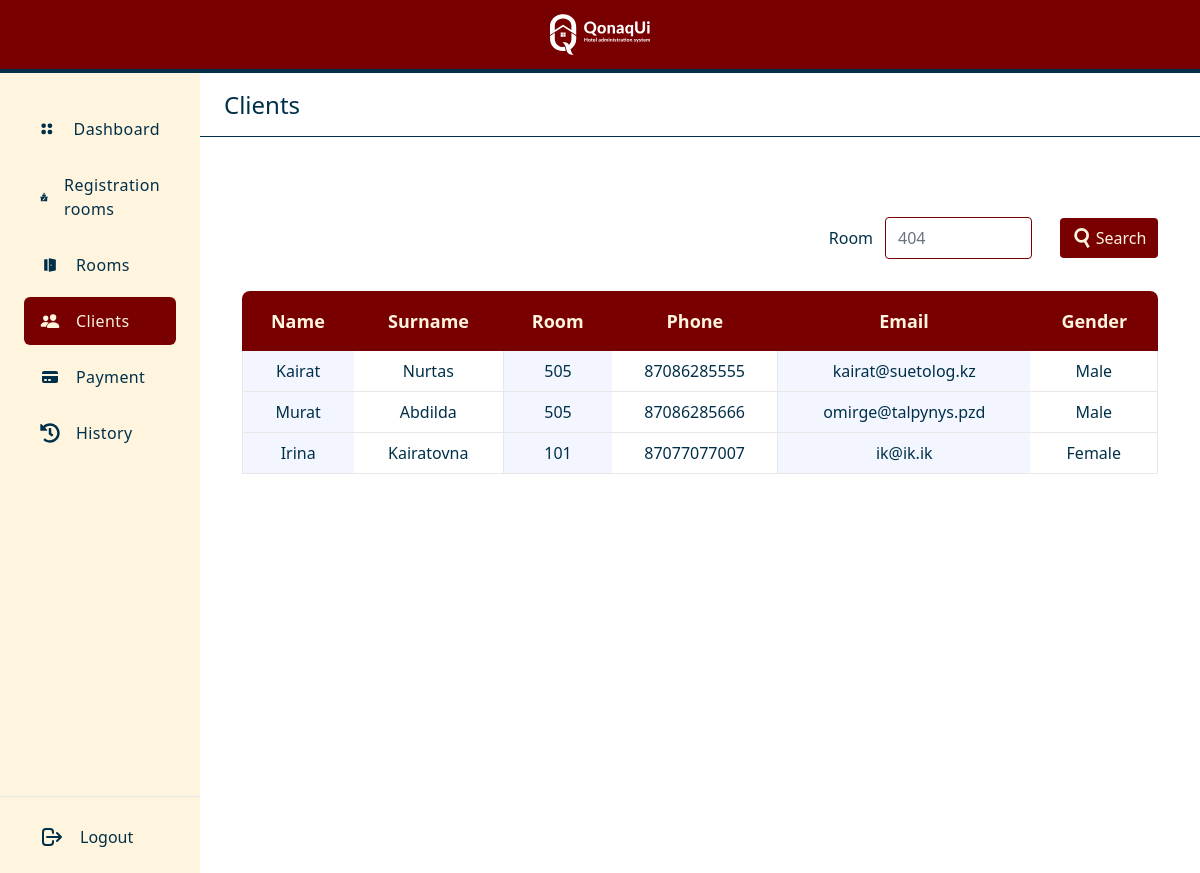
Page /clients/ (signed in) on the earlier database version.
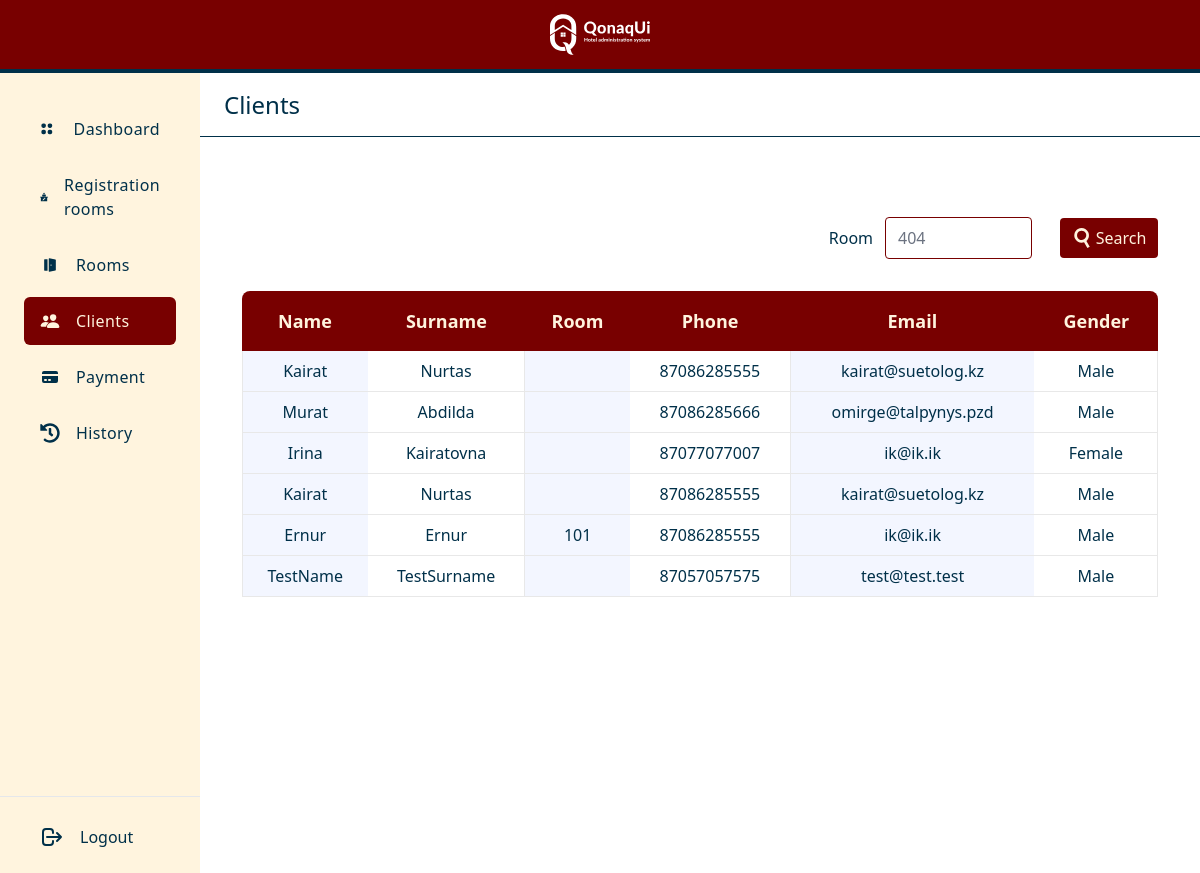
Same page on the later database version.
### main/models.py (models this page shows, shortened)
class Client(models.Model):
    first_name = models.CharField(max_length=50)
    last_name = models.CharField(max_length=50)
    phone = models.CharField(max_length=20)
    email = models.CharField(max_length=50)
    genders = [('Male', 'Male'),
               ('Female', 'Female')]
    gender = models.CharField(choices=genders, max_length=10)
    room = models.ForeignKey(Room, on_delete=models.SET_NULL, blank=True, null=True)
    registration = models.ForeignKey(Registeration, on_delete=models.SET_NULL, blank=True, null=True)

class Room(models.Model):
    room_number = models.IntegerField()
    floor = models.IntegerField()
    status = models.CharField(max_length=1)
    room_class = models.ForeignKey(RoomClass, on_delete=models.SET_NULL, blank=True, null=True)
    room_amount = models.IntegerField()
    ects = models.DecimalField(max_digits=19, decimal_places=1)

### main/views.py (the view)
# urls.py: path('clients/', clients, name='clients'),
def clients(request):
    if request.user.is_authenticated:
        clients = Client.objects.all()
        if request.method == 'POST':
            room = request.POST.get('room')
            if room != '':
                clients = clients.filter(room__room_number=room)
        context = {
            'clients': clients
        }
        return render(request, 'main/clients.html', context=context)
    else:
        return HttpResponseRedirect('/')

### main/context_processors.py (called while the page is built)
def message_processor(request):
    url_name = resolve(request.path_info).url_name
    if url_name == 'dashboard':
        num = 1
    elif url_name == 'registration':
        num = 2
    elif url_name == 'registration_room':
        num = 2
    elif url_name == 'rooms':
        num = 3
    elif url_name == 'room_page':
        num = 3
    elif url_name == 'clients':
        num = 4
    elif url_name == 'payment':
        num = 5
    elif url_name == 'history':
        num = 6
    else:
        num = 0
    return {
        'page_num' : num
    }

### main/templates/main/clients.html (shortened to what this page needs)
{% extends 'main/base.html' %}
{% block body %}
   <div class="w-10/12">
         <div class="h-16 border-b border-kok-900 flex align-center">
            <div class="px-6 flex items-center justify-between space-x-4 2xl:container">
                <h5 hidden class="text-2xl text-kok-900 font-medium lg:block">Clients</h5>
            </div>
        </div>
        <div class="w-11/12 mt-20 mx-auto">
            <div class="flex justify-end mb-8">
                <form   action="{% url 'clients'%}" method="POST"
                        class="flex items-center justify-end">
                    <p class="text-kok-900 font-medium text-center ">Room</p>
                    <input
                        type="text"
                        class="ml-3 block w-2/6 px-0. border rounded  border-kyzyl-900 focus:ring-0 focus:border-kok-900"
                        name="room"
                        id="room"
                        placeholder="404"/>
                    <button class="bg-kyzyl-900 ml-7  text-bezh font-medium px-3 py-2 rounded flex items-center hover:bg-kok-900">
                      <span class="ml-1">Search</span>
                   </button>
                </form>
            </div>
            {% if clients.first %}
            <table class="table-auto w-full">
                <thead>
                   <tr class="bg-kyzyl-900 text-center text-bezh">
                     <th class="rounded-tl-lg text-lg py-4 px-3 text-bezh  border-l border-transparent">
                        Name
                      </th>
                      <th class="text-lg py-4 px-3 border-l border-transparent">
                        Surname
                      </th>
                      <th class="text-lg py-4 px-3 border-l border-transparent">
                        Room
                     </th>
                      <th class="text-lg py-4 px-3 border-l border-transparent">
                        Phone
                      </th>
                      <th class="text-lg py-4 px-3 border-l border-transparent">
                        Email
                      </th>
                      <th class="rounded-tr-lg text-lg py-4 px-3 border-l border-transparent">
                        Gender
                      </th>
                </thead>
                <tbody>
                    {% for client in clients %}
                        <tr>
                      <td class="text-center text-kok-900 font-medium text-base py-2 px-2 bg-[#F3F6FF] border-b border-l border-[#E8E8E8]">
                         {{ client.first_name }}
                      </td>
                      <td class="text-center text-kok-900 font-medium text-base py-2 px-2 bg-white border-b border-[#E8E8E8]">
                         {{ client.last_name }}
                      </td>
                      <td class="text-center text-kok-900 font-medium text-base py-2 px-2 bg-[#F3F6FF] border-b border-l border-[#E8E8E8]">
                        {{ client.room.room_number }}
                     </td>
                      <td class="text-center text-kok-900 font-medium text-base py-2 px-2 bg-white border-b border-[#E8E8E8]">
                         {{ client.phone }}
                      </td>
                      <td class="text-center text-kok-900 font-medium text-base py-2 px-2 bg-[#F3F6FF] border-b border-l border-[#E8E8E8]">
                         {{ client.email }}
                      </td>
                      <td class="text-center text-kok-900 font-medium text-base py-2 px-2 bg-white border-b border-r border-[#E8E8E8]">
                         {{ client.gender }}
                      </td>
                   </tr>
                    {% endfor %}
                </tbody>
             </table>
             {% else %}
             <p class="w-full text-center text-2xl text-kyzyl-900 py-4" colspan="6">
                 Clients not found
             </p>
             {% endif %}
        </div>
      </div>
{% endblock %}

### main/templates/main/base.html (shortened to what this page needs)
<!DOCTYPE html>
<html lang="en">
<head>
    {% load static %}
    <link href="{% static 'main/css/output.css' %}" rel="stylesheet">
</head>
<body>
    <header class="flex items-center justify-center  py-2 bg-kyzyl-900 border-kok-900 border-b-4">
  </header>
    <div class="flex">
        <aside class="pb-3 px-6 w-2/12 flex flex-col justify-between min-h-screen  border-kok-900 bg-bezh">
        <div>
            <ul class="space-y-2 tracking-wide mt-8">
                <li>
                    <a href="{% url 'dashboard' %}" aria-label="dashboard"
                       {% if page_num == 1 %}
                          class="relative px-4 py-3 flex items-center space-x-4 rounded-md text-bezh bg-kyzyl-900 hover:bg-kok-900 font-medium"
                       {% else %}
                          class="px-4 py-3 flex items-center space-x-4 rounded-md text-kok-900 group hover:bg-kok-900 hover:text-bezh"
                       {% endif %}
                    >
                        <span >Dashboard</span>
                    </a>
                </li>
                <li>
                    <a href="{% url 'registration' %}"
                       {% if page_num == 2 %}
                          class="relative px-4 py-3 flex items-center space-x-4 rounded-md text-bezh bg-kyzyl-900 hover:bg-kok-900 font-medium"
                       {% else %}
                          class="px-4 py-3 flex items-center space-x-4 rounded-md text-kok-900 group hover:bg-kok-900 hover:text-bezh"
                       {% endif %}
                    >
                        <span >Registration rooms</span>
                    </a>
                </li>
                <li>
                    <a href="{% url 'rooms' %}"
                       {% if page_num == 3 %}
                          class="relative px-4 py-3 flex items-center space-x-4 rounded-md text-bezh bg-kyzyl-900 hover:bg-kok-900 font-medium"
                       {% else %}
                          class="px-4 py-3 flex items-center space-x-4 rounded-md text-kok-900 group hover:bg-kok-900 hover:text-bezh"
                       {% endif %}
                    >
                        <span >Rooms</span>
                    </a>
                </li>
                <li>
                    <a href="{% url 'clients' %}"
                       {% if page_num == 4 %}
                          class="relative px-4 py-3 flex items-center space-x-4 rounded-md text-bezh bg-kyzyl-900 hover:bg-kok-900 font-medium"
                       {% else %}
                          class="px-4 py-3 flex items-center space-x-4 rounded-md text-kok-900 group hover:bg-kok-900 hover:text-bezh"
                       {% endif %}
                    >
                        <span>Clients</span>
                    </a>
                </li>
                <li>
                    <a href="{% url 'payment' %}"
                       {% if page_num == 5 %}
                          class="relative px-4 py-3 flex items-center space-x-4 rounded-md text-bezh bg-kyzyl-900 hover:bg-kok-900 font-medium"
                       {% else %}
                          class="px-4 py-3 flex items-center space-x-4 rounded-md text-kok-900 group hover:bg-kok-900 hover:text-bezh"
                       {% endif %}
                    >
                        <span >Payment</span>
                    </a>
                </li>
                <li>
                    <a href="{% url 'history' %}"
                       {% if page_num == 6 %}
                          class="relative px-4 py-3 flex items-center space-x-4 rounded-md text-bezh bg-kyzyl-900 hover:bg-kok-900 font-medium"
                       {% else %}
                          class="px-4 py-3 flex items-center space-x-4 rounded-md text-kok-900 group hover:bg-kok-900 hover:text-bezh"
                       {% endif %}
                    >
                        <span>History</span>
                    </a>
                </li>
            </ul>
        </div>
        <div class="px-6 -mx-6  pt-4 flex justify-between items-center border-t">
            <button class="px-4 py-3 w-full flex items-center space-x-4 rounded-md text-kok-900 group hover:bg-kyzyl-900 hover:text-bezh">
                <svg xmlns="http://www.w3.org/2000/svg" class="h-6 w-6" fill="none" viewBox="0 0 24 24" stroke="currentColor">
                    <path stroke-linecap="round" stroke-linejoin="round" stroke-width="2" d="M17 16l4-4m0 0l-4-4m4 4H7m6 4v1a3 3 0 01-3 3H6a3 3 0 01-3-3V7a3 3 0 013-3h4a3 3 0 013 3v1" />
                </svg>
                <span >Logout</span>
            </button>
        </div>
      </aside>
      {% block body %}{% endblock %}
    </div>
</body>
</html>

Differences in the rows shown:
changed Client (number 1 of 6 on the later page): room.room_number "505" → (not shown)
changed Client "Murat": room.room_number "505" → (not shown)
changed Client "Irina": room.room_number "101" → (not shown)
added Client: first_name "Kairat", last_name "Nurtas", phone "87086285555", email "kairat@suetolog.kz", gender "Male"
added Client: first_name "Ernur", last_name "Ernur", room.room_number "101", phone "87086285555", email "ik@ik.ik", gender "Male"
added Client: first_name "TestName", last_name "TestSurname", phone "87057057575", email "test@test.test", gender "Male"
